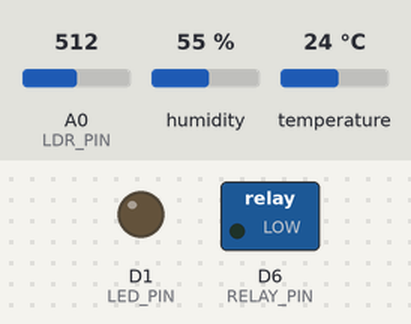
The sketch below on a simulated ESP8266 (NodeMCU). On the bench: switched loads named in the sketch (green lamp = pin HIGH), output pins drawn as LEDs (lit = HIGH). Inputs (shaded band) come from the test bench; at power-on: temperature 24 °C, A0 (LDR_PIN) = 512, humidity 55 %. What the sketch prints to the serial monitor is not drawn.

Above: at 0.0 s.
At 3.3 s:
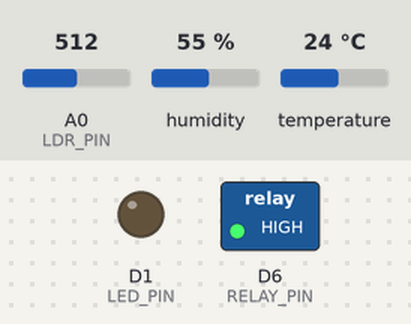
3.4 s: temperature set to 33.4 °C
6.2 s: temperature set to 34.8 °C
At 7.6 s:
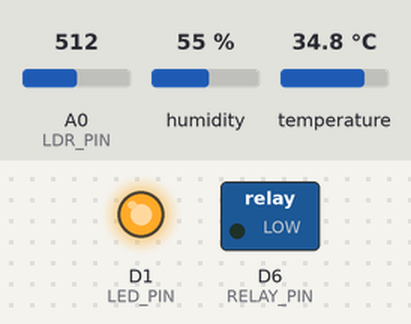
Timing chart, 0 to 9.2 s (numbered marks = the images above; inputs shaded):
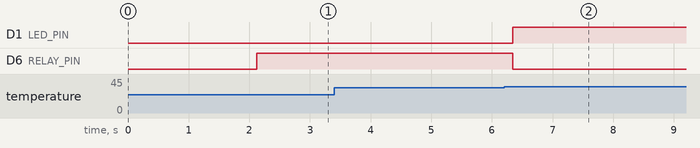

The sketch:

Tugas.ino
```cpp
#include "DHT.h"

#define DHTPIN D7           // GPIO13 - Data DHT22
#define DHTTYPE DHT22       // DHT 22
#define LDR_PIN A0          // A0 - Analog LDR
#define RELAY_PIN D6        // GPIO12 - Relay Signal
#define LED_PIN D1          // GPIO5 - LED Indikator

DHT dht(DHTPIN, DHTTYPE);
float temperature = 0;
float humidity = 0;
int ldrValue = 0;

const int TEMP_THRESHOLD = 34;    // Batas suhu (°C)
const int LDR_THRESHOLD = 300;    // Batas cahaya (ADC value)

int relayState = HIGH;            // HIGH = OFF (Active-Low)
int ledState = LOW;               // LOW = OFF

void setup() {
  delay(2000);

  Serial.begin(115200);
  delay(100);

  // Tampilkan header
  Serial.println("\n\n");
  Serial.println("╔═══════════════════════════════════════╗");
  Serial.println("║   SMART WAREHOUSE - SISTEM OTOMASI   ║");
  Serial.println("║     Kontrol Lokal Terpadu (2.7)      ║");
  Serial.println("╚═══════════════════════════════════════╝\n");

  // Inisialisasi pin
  pinMode(RELAY_PIN, OUTPUT);
  pinMode(LED_PIN, OUTPUT);

  // Set awal OFF
  digitalWrite(RELAY_PIN, HIGH);  // Relay OFF (Active-Low)
  digitalWrite(LED_PIN, LOW);     // LED OFF

  // Inisialisasi DHT
  dht.begin();

  Serial.println("[INIT] Relay OFF - LED OFF");
  Serial.println("[INIT] Sensor DHT22 & LDR Ready\n");

  Serial.println("THRESHOLD SETTINGS:");
  Serial.print("  Temp Threshold: ");
  Serial.print(TEMP_THRESHOLD);
  Serial.println("°C");
  Serial.print("  LDR Threshold: ");
  Serial.println(LDR_THRESHOLD);
  Serial.println();
}

// LOOP UTAMA
void loop() {
  // 1. BACA SENSOR DHT22
  temperature = dht.readTemperature();
  humidity = dht.readHumidity();

  // 2. BACA SENSOR LDR
  ldrValue = analogRead(LDR_PIN);

  // 3. TAMPILKAN DATA SENSOR
  displaySensorData();

  // 4. LOGIC ENGINE - Operator OR (||)
  // Relay ON jika: Suhu > 34°C ATAU LDR < 300
  if (temperature > TEMP_THRESHOLD || ldrValue < LDR_THRESHOLD) {
    relayState = LOW;   // Relay ON (Active-Low)
    ledState = HIGH;    // LED ON
  } else {
    relayState = HIGH;  // Relay OFF
    ledState = LOW;     // LED OFF
  }

  // 5. KONTROL ACTUATOR
  digitalWrite(RELAY_PIN, relayState);
  digitalWrite(LED_PIN, ledState);

  // 6. TAMPILKAN STATUS SISTEM
  displaySystemStatus();

  delay(2000);  // Interval 2 detik
}

// TAMPILKAN DATA SENSOR
void displaySensorData() {
  Serial.println("┌─────────────────────────────────┐");
  Serial.println("│     SENSOR DATA READING         │");
  Serial.println("├─────────────────────────────────┤");

  // DHT22
  Serial.print("│ Suhu (DHT22):     ");
  Serial.print(temperature);
  Serial.println(" °C");

  Serial.print("│ Kelembaban:       ");
  Serial.print(humidity);
  Serial.println(" %");

  // LDR
  Serial.print("│ Cahaya (LDR):     ");
  Serial.print(ldrValue);
  Serial.println(" (ADC)");

  Serial.println("└─────────────────────────────────┘");
}

// STATUS SISTEM
void displaySystemStatus() {
  Serial.println("\n┌─────────────────────────────────┐");
  Serial.println("│     KONDISI SISTEM OTOMASI      │");
  Serial.println("├─────────────────────────────────┤");

  // Cek kondisi 1: Suhu tinggi
  Serial.print("│ Suhu Tinggi (>34°C)? ");
  if (temperature > TEMP_THRESHOLD) {
    Serial.println(" ✓ YA");
  } else {
    Serial.println(" ✗ TIDAK");
  }

  // Cek kondisi 2: Cahaya rendah
  Serial.print("│ Cahaya Rendah (<300)? ");
  if (ldrValue < LDR_THRESHOLD) {
    Serial.println(" ✓ YA");
  } else {
    Serial.println(" ✗ TIDAK");
  }

  // Status Relay & LED
  Serial.print("│ Status Relay:     ");
  if (relayState == LOW) {
    Serial.println("ON (AKTIF)");
  } else {
    Serial.println("OFF (MATI)");
  }

  Serial.print("│ Status LED:       ");
  if (ledState == HIGH) {
    Serial.println("ON (MENYALA)");
  } else {
    Serial.println("OFF (MATI)");
  }

  // Status Keseluruhan
  Serial.print("│ KONDISI SISTEM:   ");
  if (relayState == LOW) {
    Serial.println("⚠️  PERINGATAN AKTIF!");
  } else {
    Serial.println("✓ AMAN");
  }

  Serial.println("└─────────────────────────────────┘\n");
}
```

Measured:
- the behaviour switches between 34 and 34.1 °C on temperature (found by bisection; images 1 and 2)
- after the input at 3.4 s, every drawn part: stays the same
- after the input at 6.2 s, D1 (LED_PIN): LOW → HIGH after 0.15 s; D6 (RELAY_PIN): HIGH → LOW after 0.15 s
